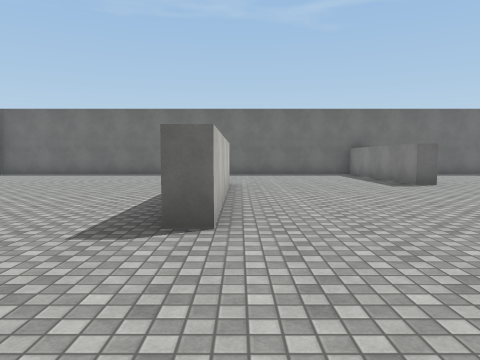
[1] (above)

24 first-person views from a walk through a scene from a Unity 3-D project. The camera is 1.4 m above the floor, tilts 4° down and sees 70° across. The floor is counted in squares, 2 m on a side. Each view is taken from the middle of a square. On the plan, view 1 faces up. The plan holds only what a view shows up to about 11 squares ahead; the rest is blank. The place goes on beyond the plan. The player is left out. Surface patterns are stand-ins for the level's own textures.

[2]
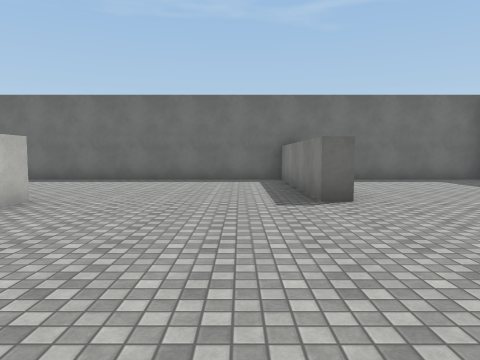

[3]
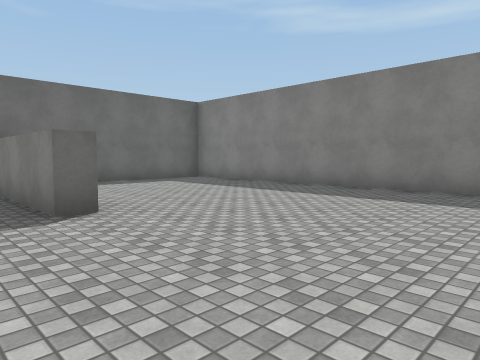

[4]
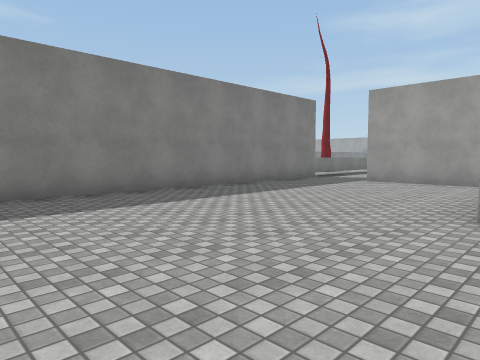

[5]
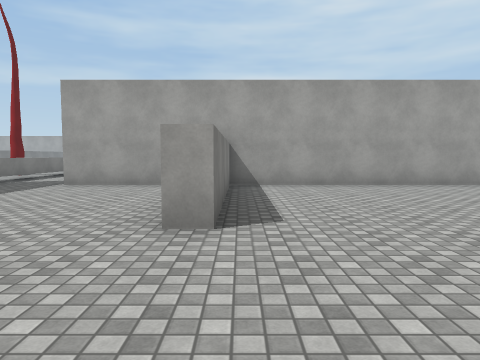

[6]
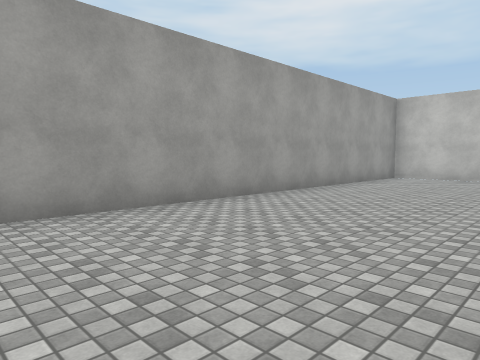

[7]
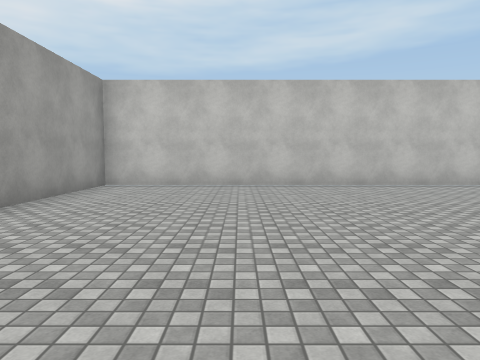

[8]
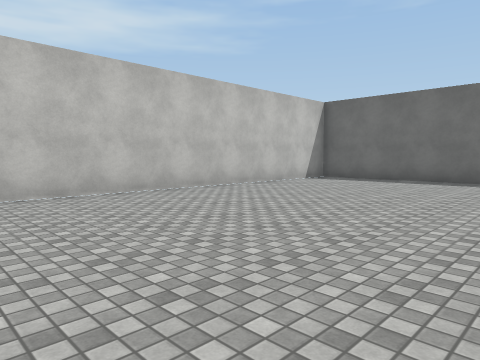

[9]
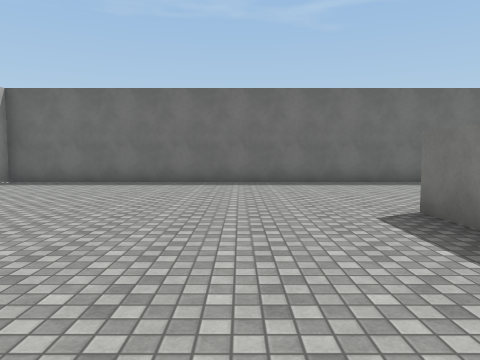

[10]
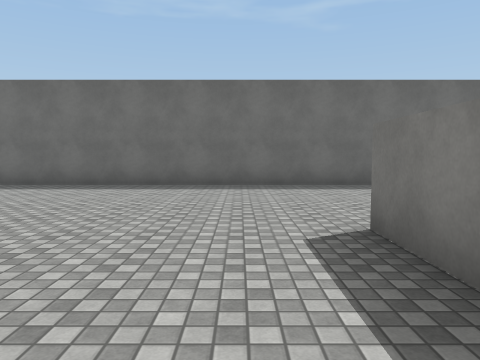

[11]
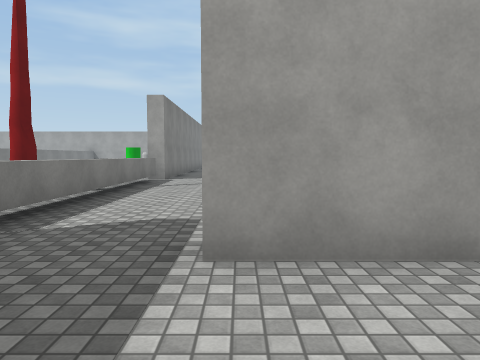

[12]
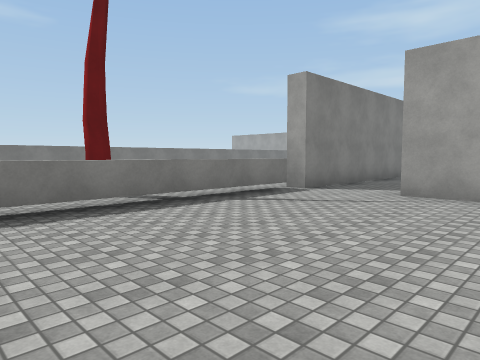

[13]
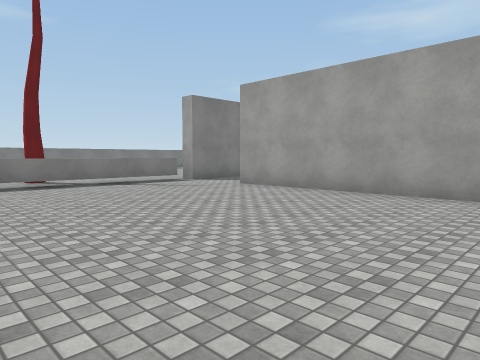

[14]
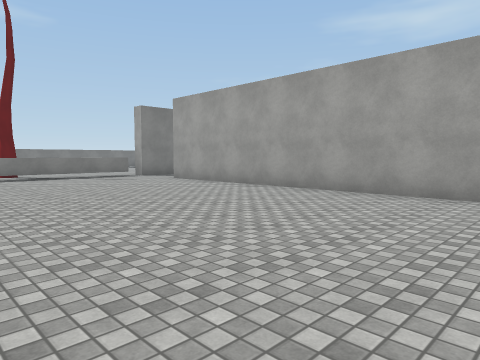

[15]
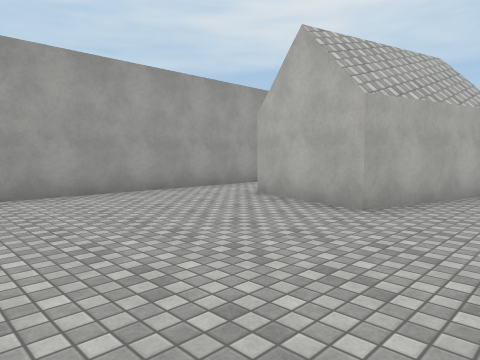

[16]
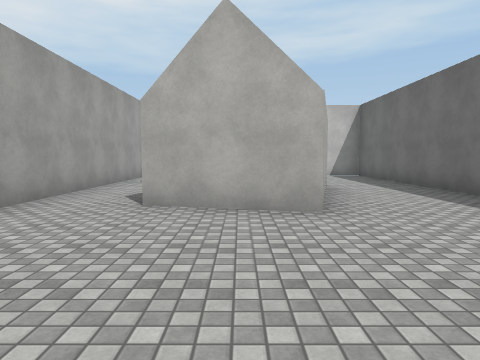

[17]
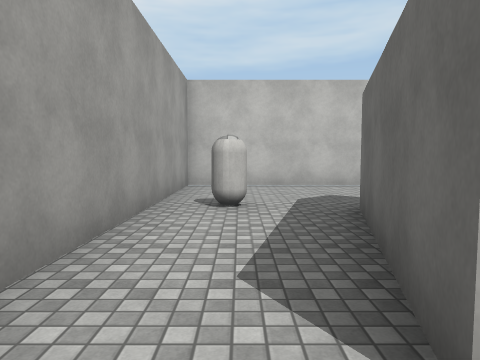

[18]
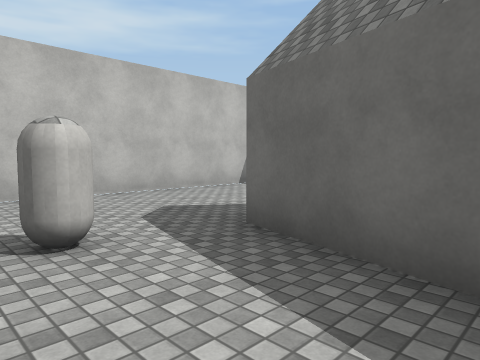

[19]
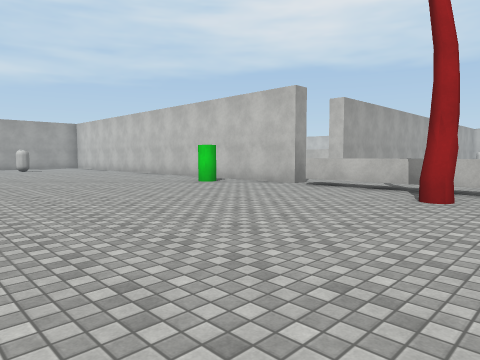

[20]
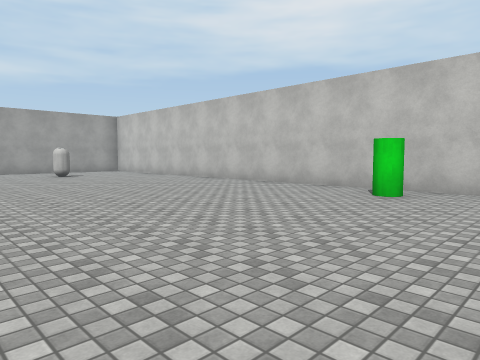

[21]
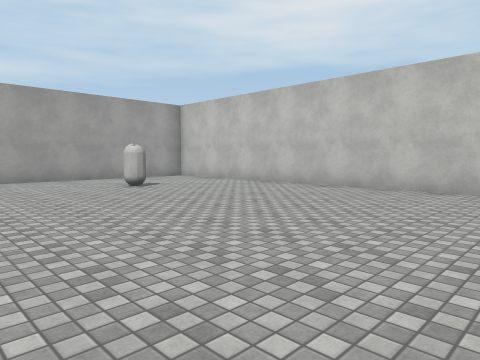

[22]
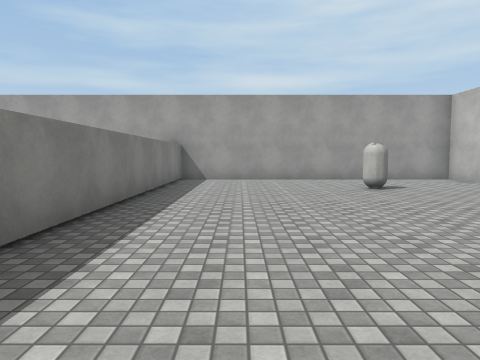

[23]
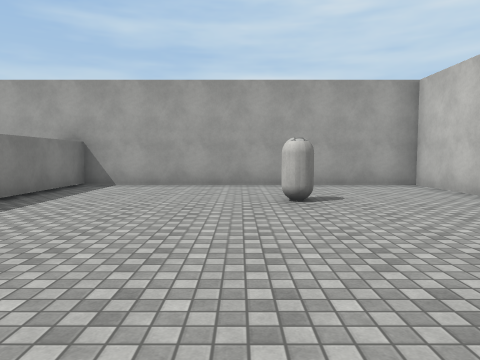

[24]
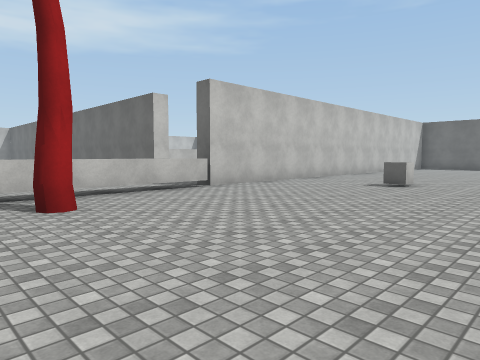

### Floor plan
Key: @ floor where view 1 was taken; # wall or solid block; . floor; ^ raised ledge; C capsule; G green cylinder; O other object.
Columns run from 10 left of view 1 to 19 right of it. Each row starts with its distance up from view 1.
 14 ############### #####
 13 #.............#  ...#
 12 #.............# ....#
 11 #.............# ....#
 10 #.............#.....#
  9 #.............#.....#
  8 #........#..........#
  7 #........#..........#
  6 #........#..........#
  5 #........#..........#   ..
  4 #........#..........#   ..
  3 #.............#.....# ....
  2 #.............#.....#.....
  1 #.............#.....#...O..
  0 #.........@...#.....#......
 -1 #.............# ....#......
 -2 ############### ###.#^.....
 -3 #....................^.....
 -4 #....................^.......
 -5 #....####............^.......#
 -6 #....####............^#......#
 -7 #......##............^.......
 -8 #...C................^......
 -9 #............................
-10 ###################.#........
-11                    .#........
-12                    .#.G......
-13                     #.......
-14                     #........
-15                     #........
-16                     #........
-17                     #........#
-18                     #........#
-19                     #........#
-20                     #........#
-21                     #...C....#
-22                     #........#
-23                     #........#
-24                     #........#
-25                     ##########

Positions as (right, up) in squares from view 1, and headings:
1: (0, 0), facing up
2: (3, 3), facing up
3: (3, 4), facing up-right
4: (4, 8), facing down-right
5: (4, 7), facing down
6: (2, 3), facing down-left
7: (-1, 2), facing left
8: (-3, 3), facing up-left
9: (-3, 4), facing up
10: (-2, 5), facing up
11: (8, 1), facing down
12: (6, -3), facing down-right
13: (2, -3), facing down-right
14: (-1, -3), facing down-right
15: (3, -3), facing down-left
16: (3, -6), facing left
17: (-1, -8), facing left
18: (-3, -9), facing up-left
19: (18, -4), facing down-left
20: (18, -9), facing down-left
21: (18, -14), facing down-left
22: (17, -14), facing down
23: (15, -16), facing down
24: (17, -7), facing up-left
